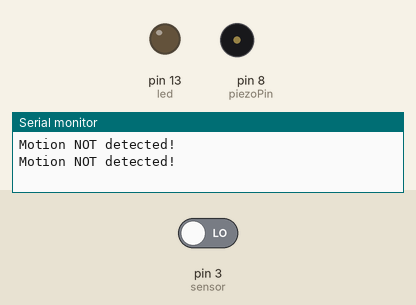
The sketch below on a simulated Arduino Uno, built with avr-gcc and run on an emulated ATmega328P. Shown: output pins drawn as LEDs (lit = HIGH), buzzer (waves = sounding), the last lines printed to the serial monitor. Inputs (shaded band) come from the test bench; at power-on: pin 3 (sensor) LOW.

Above: at 2.8 s.
2.9 s: pin 3 (sensor) driven HIGH
At 4.0 s:
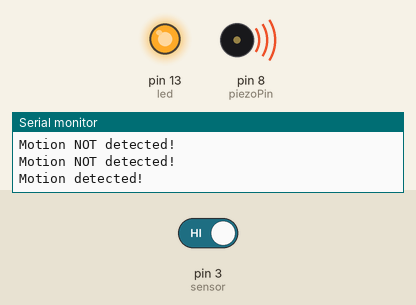
7.0 s: pin 3 (sensor) driven LOW
At 9.8 s:
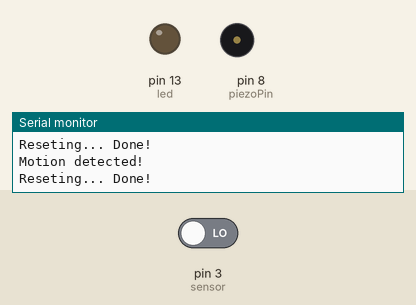
Timing chart, 0 to 11.3 s (numbered marks = the images above; inputs shaded):
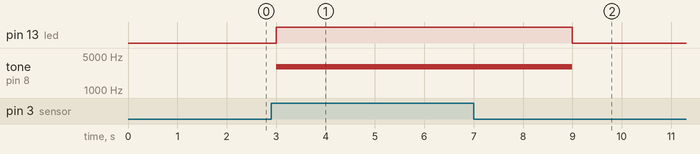

Measured:
- after the input at 2.9 s, pin 13 (led): LOW → HIGH after 0.10 s; tone on pin 8 (piezoPin): silent → 3000 Hz after 0.10 s
- after the input at 7.0 s, pin 13 (led): HIGH → LOW after 2.0 s; tone on pin 8 (piezoPin): 3000 Hz → silent after 2.0 s

The sketch:

PIR-alarm.ino
```cpp
 /*
    Arduino with PIR motion sensor
*/

int led = 13;                   // the pin where the LED is attached to
int sensor = 3;                 // the pin where the sensor is attached to
int activation = 0;             // variable to store the sensor status (value)
int piezoPin = 8;               //the pin where the Piezo buzzer is attached to
int noiseTime = 3000;           //time in ms for how log it will make the buzzer alarm
int noiseFreq = 3000;           //frequency for Piezo buzzer alarm
//int delayTime = noiseTime + 2;

void setup() {
  pinMode(led, OUTPUT);      // initalize LED as an output
  pinMode(sensor, INPUT);    // initialize sensor as an input
  Serial.begin(9600);        // initialize serial
}

void loop(){
  activation = digitalRead(sensor);   // read sensor value
  if (activation == HIGH) {           // check if the sensor is HIGH
    Serial.println("Motion detected!");
    digitalWrite(led, HIGH);    // turn LED ON
    tone(piezoPin, noiseFreq, noiseTime);  //make some noise

    delay(noiseTime);                // delay milliseconds
    Serial.println("Reseting... Done!");
    digitalWrite(led, LOW);    // turn LED OFF
  }
  else{
    delay(1000);
    Serial.println("Motion NOT detected!");
  }
}
```
